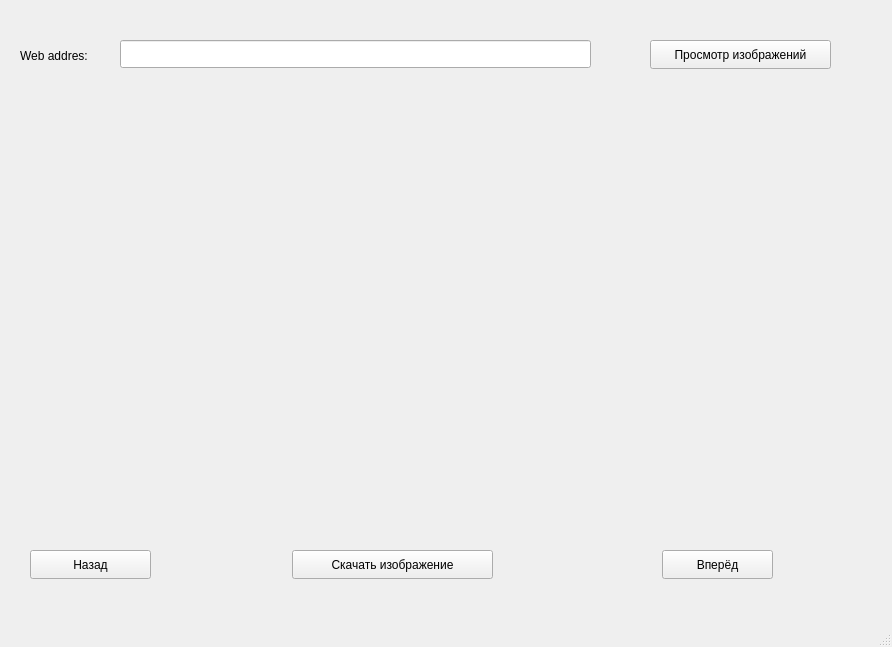
<?xml version="1.0" encoding="UTF-8"?>
<ui version="4.0">
 <class>MainWindow</class>
 <widget class="QMainWindow" name="MainWindow">
  <property name="geometry">
   <rect>
    <x>0</x>
    <y>0</y>
    <width>892</width>
    <height>647</height>
   </rect>
  </property>
  <property name="windowTitle">
   <string>Web Picturer Loader</string>
  </property>
  <widget class="QWidget" name="centralwidget">
   <widget class="QLabel" name="labelTextWebAddres">
    <property name="geometry">
     <rect>
      <x>20</x>
      <y>40</y>
      <width>131</width>
      <height>31</height>
     </rect>
    </property>
    <property name="text">
     <string>Web addres:</string>
    </property>
   </widget>
   <widget class="QLabel" name="labelImage">
    <property name="geometry">
     <rect>
      <x>30</x>
      <y>90</y>
      <width>761</width>
      <height>421</height>
     </rect>
    </property>
    <property name="text">
     <string/>
    </property>
   </widget>
   <widget class="QLineEdit" name="lineEditWebAddres">
    <property name="geometry">
     <rect>
      <x>120</x>
      <y>40</y>
      <width>471</width>
      <height>28</height>
     </rect>
    </property>
   </widget>
   <widget class="QPushButton" name="pushButtonSendRequest">
    <property name="geometry">
     <rect>
      <x>650</x>
      <y>40</y>
      <width>181</width>
      <height>29</height>
     </rect>
    </property>
    <property name="text">
     <string>Просмотр изображений</string>
    </property>
   </widget>
   <widget class="QPushButton" name="pushButtonBack">
    <property name="geometry">
     <rect>
      <x>30</x>
      <y>550</y>
      <width>121</width>
      <height>29</height>
     </rect>
    </property>
    <property name="text">
     <string>Назад</string>
    </property>
   </widget>
   <widget class="QPushButton" name="pushButtonDownloadImage">
    <property name="geometry">
     <rect>
      <x>292</x>
      <y>550</y>
      <width>201</width>
      <height>29</height>
     </rect>
    </property>
    <property name="text">
     <string>Скачать изображение</string>
    </property>
   </widget>
   <widget class="QPushButton" name="pushButtonNext">
    <property name="geometry">
     <rect>
      <x>662</x>
      <y>550</y>
      <width>111</width>
      <height>29</height>
     </rect>
    </property>
    <property name="text">
     <string>Вперёд</string>
    </property>
   </widget>
  </widget>
  <widget class="QMenuBar" name="menubar">
   <property name="geometry">
    <rect>
     <x>0</x>
     <y>0</y>
     <width>892</width>
     <height>25</height>
    </rect>
   </property>
  </widget>
  <widget class="QStatusBar" name="statusbar"/>
 </widget>
 <resources/>
 <connections/>
</ui>
